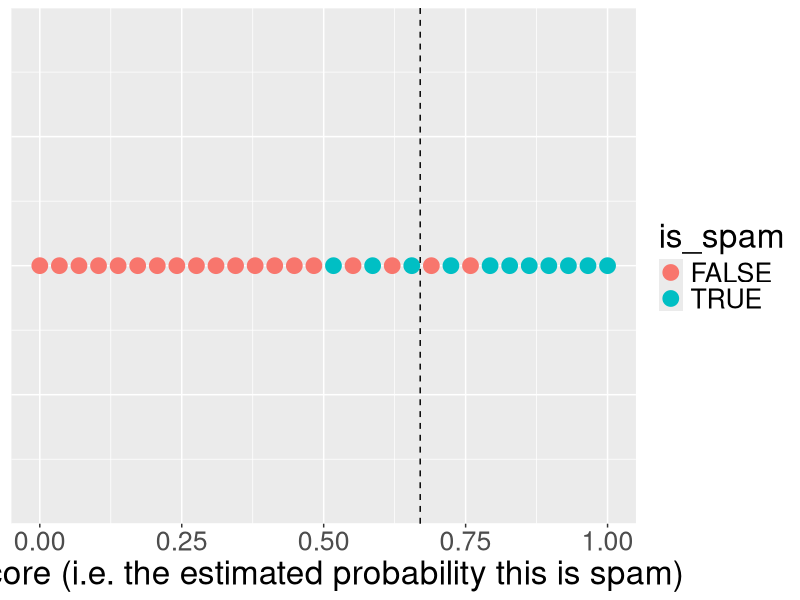
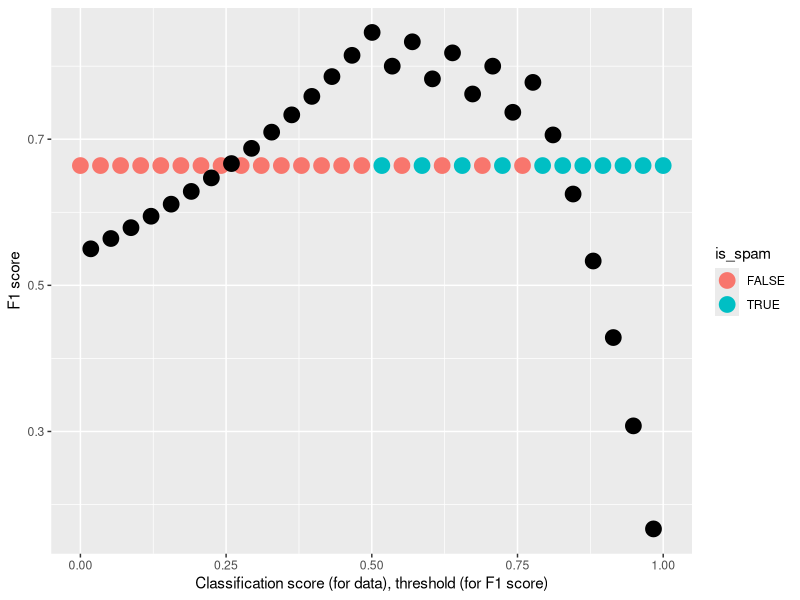

These charts were generated, in order, by the following R code:
classifications <- tibble::tibble(
  score = seq(from = 0.0, to = 1.0, length = 30),
  is_spam = c(rep(FALSE, 15), rep(c(TRUE, FALSE), 4), rep(TRUE, 7))
)
threshold <- 0.75
threshold <- 0.67

ggplot2::ggplot(
  classifications,
  ggplot2::aes(x = score, y = 0, color = as.factor(is_spam))
) + ggplot2::geom_point(size = 5) +
  ggplot2::labs(colour = "is_spam") +
  ggplot2::xlab("Score (i.e. the estimated probability this is spam)") +
  ggplot2::geom_vline(xintercept = threshold, lty = "dashed") +
  ggplot2::theme(
    axis.title.y = ggplot2::element_blank(),
    axis.text.y = ggplot2::element_blank(),
    axis.ticks.y = ggplot2::element_blank(),
    text = ggplot2::element_text(size = 24)
  )


count_fp <- function(classifications, threshold) {
  sum(classifications$is_spam[classifications$score >= threshold] == FALSE)
}
count_tp <- function(classifications, threshold) {
  sum(classifications$is_spam[classifications$score >= threshold] == TRUE)
}
count_fn <- function(classifications, threshold) {
  sum(classifications$is_spam[classifications$score < threshold] == TRUE)
}
count_tn <- function(classifications, threshold) {
  sum(classifications$is_spam[classifications$score < threshold] == FALSE)
}
calc_precision <- function(classifications, threshold) {
  n_tp <- count_tp(classifications, threshold)
  n_fp <- count_fp(classifications, threshold)
  n_tp / (n_tp + n_fp)
}
calc_recall <- function(classifications, threshold) {
  n_tp <- count_tp(classifications, threshold)
  n_fn <- count_fn(classifications, threshold)
  n_tp / (n_tp + n_fn)
}
calc_f1_score <- function(classifications, threshold) {
  precision <- calc_precision(classifications, threshold)
  recall <- calc_recall(classifications, threshold)
  2.0 / ((1.0 / precision) + (1.0 / recall))
}
calc_precision(classifications, threshold)
calc_recall(classifications, threshold)
calc_f1_score(classifications, threshold)

f1_scores <- tibble::tibble(
  threshold = classifications$score - (0.5 / length(classifications$score)),
  f1_score = NA
)
f1_scores <- f1_scores[-1, ]
# library(functional)
# calc_f1_score_for_classifications <- functional::Curry(calc_f1_score, classifications = classifications)
# functional::
# calc_f1_scores_for_classifications <- Vectorize(calc_f1_score_for_classifications)
# calc_f1_scores_for_classifications(c(0.1, 0.2))
for (row_index in seq_along(f1_scores$threshold)) {
  f1_scores$f1_score[row_index] <- calc_f1_score(
    classifications = classifications,
    threshold = f1_scores$threshold[row_index]
  )
}
f1_scores

ggplot2::ggplot(
) + ggplot2::geom_point(
  data = classifications,
  ggplot2::aes(x = score, y = mean(f1_scores$f1_score), color = as.factor(is_spam)),
  size = 5
) + ggplot2::geom_point(data = f1_scores, ggplot2::aes(x = threshold, y = f1_score), size = 5) +
  ggplot2::labs(colour = "is_spam") +
  ggplot2::ylab("F1 score") +
  ggplot2::xlab("Classification score (for data), threshold (for F1 score)")

